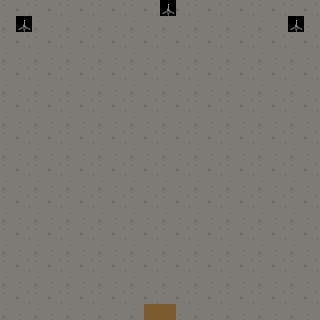

Rendered tile map (Tiled .tmx) drawn with the repository's tilesets; below, a short description and the full map source, tile grids included:
An orthogonal 20x20 tile map with 16x16 px tiles, 1 tile layer (Calque de Tuiles 1), 2 tilesets and 18 objects (4x collision, 3x dep, Mur_boss1, spawn_boss, spawn, ...).

<map version="1.10" tiledversion="1.10.1" orientation="orthogonal" renderorder="right-down" width="20" height="20" tilewidth="16" tileheight="16" infinite="0" nextlayerid="3" nextobjectid="21">
 <tileset firstgid="1" source="decors_3.tsx" />
 <tileset firstgid="81" source="decors.tsx" />
 <layer id="1" name="Calque de Tuiles 1" width="20" height="20">
  <data encoding="csv">
55,56,55,56,55,56,55,56,55,56,93,56,55,56,55,56,55,56,55,56,
63,93,63,64,63,64,63,64,63,64,63,64,63,64,63,64,63,64,93,64,
55,56,55,56,55,56,55,56,55,56,55,56,55,56,55,56,55,56,55,56,
63,64,63,64,63,64,63,64,63,64,63,64,63,64,63,64,63,64,63,64,
55,56,55,56,55,56,55,56,55,56,55,56,55,56,55,56,55,56,55,56,
63,64,63,64,63,64,63,64,63,64,63,64,63,64,63,64,63,64,63,64,
55,56,55,56,55,56,55,56,55,56,55,56,55,56,55,56,55,56,55,56,
63,64,63,64,63,64,63,64,63,64,63,64,63,64,63,64,63,64,63,64,
55,56,55,56,55,56,55,56,55,56,55,56,55,56,55,56,55,56,55,56,
63,64,63,64,63,64,63,64,63,64,63,64,63,64,63,64,63,64,63,64,
55,56,55,56,55,56,55,56,55,56,55,56,55,56,55,56,55,56,55,56,
63,64,63,64,63,64,63,64,63,64,63,64,63,64,63,64,63,64,63,64,
55,56,55,56,55,56,55,56,55,56,55,56,55,56,55,56,55,56,55,56,
63,64,63,64,63,64,63,64,63,64,63,64,63,64,63,64,63,64,63,64,
55,56,55,56,55,56,55,56,55,56,55,56,55,56,55,56,55,56,55,56,
63,64,63,64,63,64,63,64,63,64,63,64,63,64,63,64,63,64,63,64,
55,56,55,56,55,56,55,56,55,56,55,56,55,56,55,56,55,56,55,56,
63,64,63,64,63,64,63,64,63,64,63,64,63,64,63,64,63,64,63,64,
55,56,55,56,55,56,55,56,55,56,55,56,55,56,55,56,55,56,55,56,
63,64,63,64,63,64,63,64,63,88,88,64,63,64,63,64,63,64,63,64
</data>
 </layer>
 <objectgroup id="2" name="mur_boss">
  <object id="1" name="Mur_boss1" x="0.740312" y="281.319" width="319.075" height="1.85075" />
  <object id="2" name="dep" x="288.352" y="16.657" width="15.5466" height="15.9167" />
  <object id="3" name="dep" x="159.907" y="0" width="16.657" height="17.0272" />
  <object id="4" name="dep" x="15.9167" y="15.9167" width="16.657" height="16.657" />
  <object id="10" name="spawn_boss" x="39.2366" y="43.6785">
   <point />
  </object>
  <object id="12" name="spawn" x="159.537" y="260.611">
   <point />
  </object>
  <object id="13" name="sortie_usine" x="143.991" y="304.268" width="32.2036" height="15.5466" />
  <object id="14" name="Mur_boss2" x="-0.370156" y="0" width="321.666" height="2.59109" />
  <object id="15" name="Mur_boss0" x="-0.370156" y="-0.370156" width="1.85078" height="284.28" />
  <object id="16" name="Mur_boss" x="319.445" y="0.370156" width="2.22094" height="283.17" />
  <object id="17" name="collision" x="-0.370156" y="-1.48062" width="325.367" height="4.44187" />
  <object id="18" name="collision" x="-1.48062" y="0.740312" width="3.70156" height="320.925" />
  <object id="19" name="collision" x="-2.96125" y="317.594" width="324.997" height="4.44187" />
  <object id="20" name="collision" x="317.224" y="-1.48062" width="5.55234" height="322.776" />
 </objectgroup>
 <objectgroup id="13" name="poubelle_verte">
  <object id="66" name="poubelle_verte" x="555555555" y="619.636" width="25.6364" height="21.8182" />
 </objectgroup>
 <objectgroup id="17" name="poubelle_noir">
  <object id="109" name="poubelle_noir" x="5555555" y="620.136" width="26.5" height="21.25" />
 </objectgroup>
 <objectgroup id="18" name="poubelle_jaune">
  <object id="68" name="poubelle_jaune" x="5555555" y="619.455" width="25.4545" height="21.4545" />
 </objectgroup>
 <objectgroup id="3" name="récup">
  <object id="1" name="récup" x="1.55556e+09" y="672" width="34.3333" height="33" />
 </objectgroup>
</map>